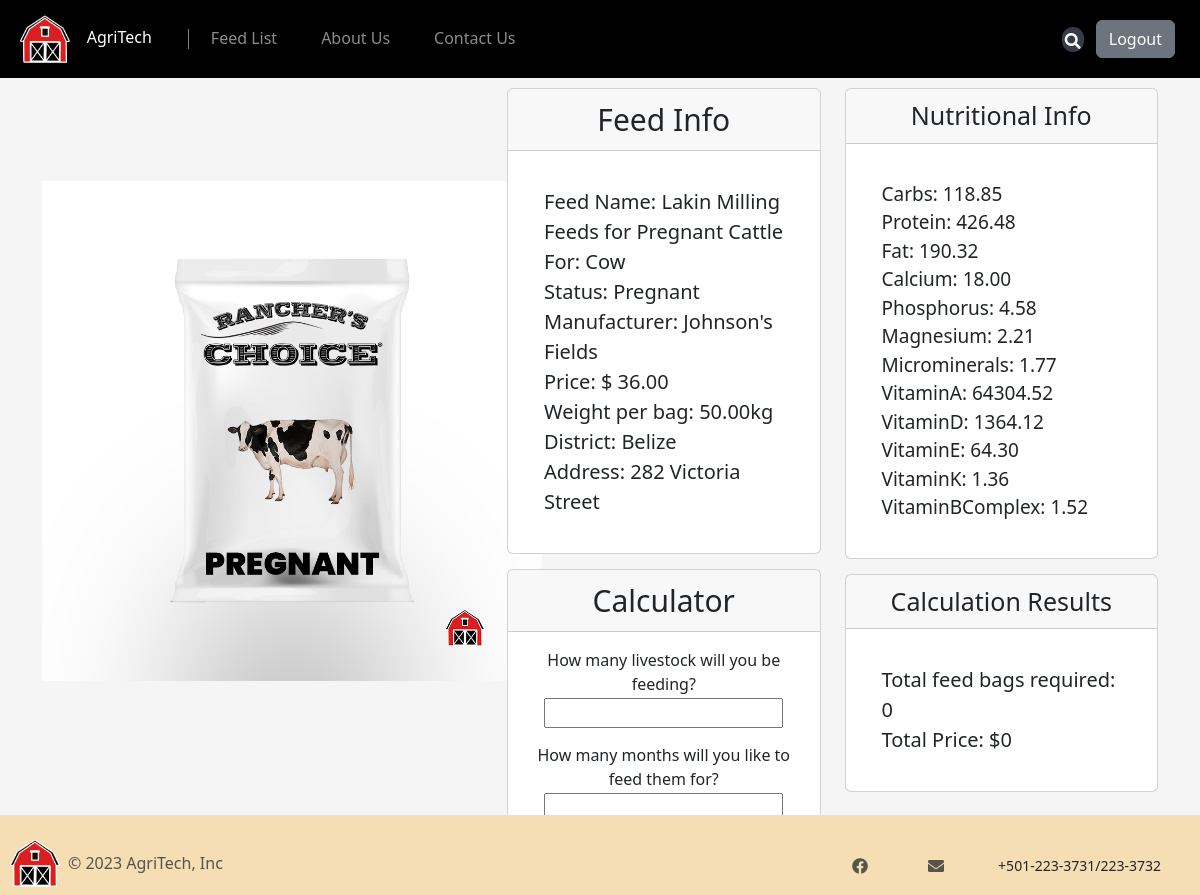
/feed.php?FeedID=106, run on the app's committed database.
### tables this page shows
CREATE TABLE `feeds` (
  `FeedID` int(4) NOT NULL,
  `FeedName` varchar(50) NOT NULL,
  `Manufacturer` varchar(50) NOT NULL,
  `AnimalType` varchar(20) NOT NULL,
  `AnimalStatus` varchar(20) NOT NULL,
  `Price` decimal(10,2) NOT NULL,
  `WeightPerBag` decimal(10,2) NOT NULL,
  `Description` varchar(250) NOT NULL,
  `District` varchar(50) NOT NULL,
  `Address` varchar(50) NOT NULL,
  `ProductCover` varchar(150) NOT NULL
);

CREATE TABLE `nutrition` (
  `NutritionID` int(4) NOT NULL,
  `FeedID` int(4) NOT NULL,
  `Carbs` decimal(10,2) NOT NULL,
  `Protein` decimal(10,2) NOT NULL,
  `Fat` decimal(10,2) NOT NULL,
  `Calcium` decimal(10,2) NOT NULL,
  `Phosphorus` decimal(10,2) NOT NULL,
  `Magnesium` decimal(10,2) NOT NULL,
  `Microminerals` decimal(10,2) NOT NULL,
  `TotalMinerals` decimal(10,2) NOT NULL,
  `VitaminA` decimal(10,2) NOT NULL,
  `VitaminD` decimal(10,2) NOT NULL,
  `VitaminE` decimal(10,2) NOT NULL,
  `VitaminK` decimal(10,2) NOT NULL,
  `VitaminBComplex` decimal(10,2) NOT NULL,
  `TotalVitamins` decimal(10,2) NOT NULL
);

### feed.php (the view, shortened to what this page needs)
<?php
include "header.php";
if (isset($_GET['FeedID'])) {
  $FeedID = $_GET['FeedID'];
  $stmt = mysqli_prepare($con,
  "SELECT FeedName, Manufacturer, AnimalType, AnimalStatus, Price, WeightPerBag, District, Address, ProductCover
  FROM feeds
  WHERE FeedID = ?");
  mysqli_stmt_bind_param($stmt, "i", $FeedID);
  mysqli_stmt_execute($stmt);
  $data = mysqli_stmt_get_result($stmt);
  $result = mysqli_fetch_assoc($data);
  $name = $result['FeedName'];
  $manufac = $result['Manufacturer'];
  $type = $result['AnimalType'];
  $status = $result['AnimalStatus'];
  $price = $result['Price'];
  $weight = $result['WeightPerBag'];
  $district = $result['District'];
  $address = $result['Address'];
  $picture = $result['ProductCover'];
  $sql = mysqli_prepare($con,
  "SELECT
  Carbs, Protein, Fat, Calcium, Phosphorus, Magnesium, Microminerals,
  VitaminA, VitaminD, VitaminE, VitaminK, VitaminBComplex
  FROM nutrition WHERE FeedID = ?");
  mysqli_stmt_bind_param($sql, "i", $FeedID);
  mysqli_stmt_execute($sql);
  $data_nutrients = mysqli_stmt_get_result($sql);
  $nut = mysqli_fetch_assoc($data_nutrients);
} else {
  header("Location: error.php?error=feedidnotset");
}
?>
<div class="container text-center" style="margin-top: 10px; margin-bottom: 10px;">
  <div class="row g-0">
    <div class="col-md-5">
      <img src="<?php echo $picture; ?>" alt="feed bag image" style="height: 500px; width: 500px; margin-top: 20%;">
    </div>
    <div class="col-md-7">
      <div class="row d-flex flex-row">
        <div class="col-md-6">
          <div class="card flex-column">
            <div class="card-header" style="font-size: 30px;">Feed Info</div>
            <div class="card-body text-start">
              <div style="padding: 20px;">
                <span style="font-size: 20px;">
                  <span style='font-weight: 500;'>Feed Name: </span><?php echo $name ?> <br>
                  <span style='font-weight: 500;'>For: </span><?php echo $type ?> <br>
                  <span style='font-weight: 500;'>Status: </span><?php echo $status ?> <br>
                  <span style='font-weight: 500;'>Manufacturer: </span><?php echo $manufac ?> <br>
                  <span style='font-weight: 500;'>Price: $ </span><?php echo $price ?> <br>
                  <span style='font-weight: 500;'>Weight per bag: </span><?php echo $weight ?>kg <br>
                  <span style='font-weight: 500;'>District: </span><?php echo $district ?> <br>
                  <span style='font-weight: 500;'>Address: </span><?php echo $address ?> <br>
                </span>
              </div>
            </div>
          </div>
          <div class="card flex-column" style="margin-top: 15px;">
            <div class="card-header" style="font-size: 30px;">Calculator</div>
            <div class="card-body">
              <form action="php/calculate.php" method="post">
                <p style="margin-bottom: 2px;">How many livestock will you be feeding?</p>
                <input type="number" style="margin-bottom: 15px;" name="number">
                <p style="margin-bottom: 2px;">How many months will you like to feed them for?</p>
                <input type="number" style="margin-bottom: 15px;" name="months"> <br>
              </form>
            </div>
          </div>
        </div>
        <div class="col-md-6">
          <div class="card flex-column">
            <div class="card-header" style="font-size: 25px;">Nutritional Info</div>
            <div class="card-body text-start">
              <div style="padding: 20px;">
                <span style="font-size: 19px;">
                  <?php
                    foreach ($nut as $column_name => $data) {
                      echo "<span style='font-weight: 500;'>" . $column_name . "</span>" . ": " . $data . "<br>";
                    }
                  ?>
                </span>
              </div>
            </div>
          </div>
          <div class="card flex-column" style="margin-top: 15px;">
            <div class="card-header" style="font-size: 25px;">Calculation Results</div>
            <div class="card-body text-start">
              <div style="padding: 20px;">
                <span style="font-size: 20px;">
                  <span style='font-weight: 500;'>Total feed bags required: </span><?php echo round($_SESSION['totalbags']); ?> <br>
                  <span style='font-weight: 500;'>Total Price: $</span><?php echo round($_SESSION['totalprice'], 2); ?>
                </span>
              </div>
            </div>
          </div>
        </div>
      </div>
    </div>
  </div>
</div>
<?php
include "footer.php";
?>

### header.php (style rules this page uses)
body { background-color: #f5f5f5; }

### data on the page
feeds: ProductCover (picture), FeedName "Lakin Milling Feeds for Pregnant Cattle", AnimalType "Cow", AnimalStatus "Pregnant", Manufacturer "Johnson's Fields", Price "36.00", WeightPerBag "50.00", District "Belize", Address "282 Victoria Street"
nutrition: Carbs "118.85", Protein "426.48", Fat "190.32", Calcium "18.00", Phosphorus "4.58", Magnesium "2.21", Microminerals "1.77", VitaminA "64304.52", VitaminD "1364.12", VitaminE "64.30", VitaminK "1.36", VitaminBComplex "1.52"

### other printed values
$column_name "Carbs"
$column_name "Protein"
$column_name "Fat"
$column_name "Calcium"
$column_name "Phosphorus"
$column_name "Magnesium"
$column_name "Microminerals"
$column_name "VitaminA"
$column_name "VitaminD"
$column_name "VitaminE"
$column_name "VitaminK"
$column_name "VitaminBComplex"
$_SESSION['totalbags'] "0"
$_SESSION['totalprice'] "0"
